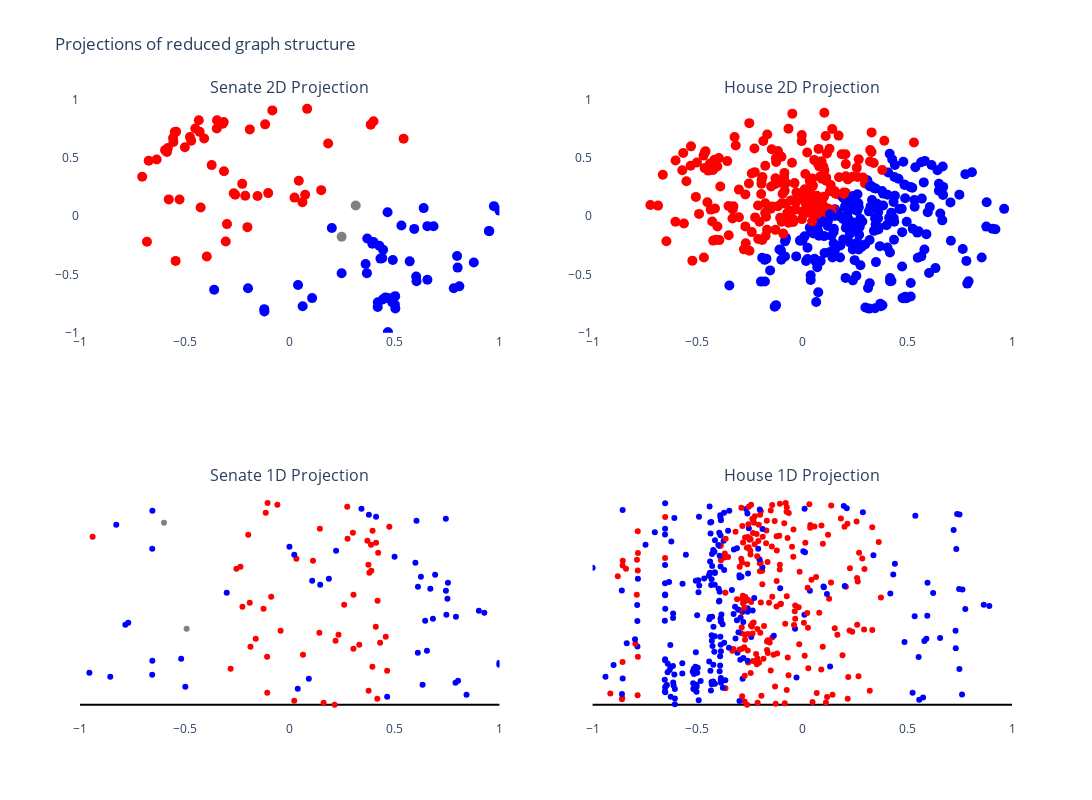

Source (notebook cell):
### Markdown cell above
# Projection of the minimum graph 1d

### Code cell
import plotly.graph_objects as go
from plotly.subplots import make_subplots
import pandas as pd

# Assuming DATABASE is already defined
senate: pd.DataFrame = DATABASE[DATABASE["chamber"] == "Senate"]
house: pd.DataFrame = DATABASE[DATABASE["chamber"] == "House"]

# Create a 2x2 subplot
fig = make_subplots(
    rows=2,
    cols=2,
    shared_xaxes=True,
    subplot_titles=(
        "Senate 2D Projection",
        "House 2D Projection",
        "Senate 1D Projection",
        "House 1D Projection",
    ),
)

# Add 2D projections for Senate
fig.add_trace(
    go.Scatter(
        x=senate["minimum-projection-2d_x"],
        y=senate["minimum-projection-2d_y"],
        mode="markers",
        marker=dict(
            size=10,
            color=senate["color"],
            colorscale="RdBu",
            showscale=False,
        ),
        text=senate["bioname"],
    ),
    row=1,
    col=1,
)

# Add 2D projections for House
fig.add_trace(
    go.Scatter(
        x=house["minimum-projection-2d_x"],
        y=house["minimum-projection-2d_y"],
        mode="markers",
        marker=dict(
            size=10,
            color=house["color"],
            colorscale="RdBu",
            showscale=False,
        ),
        text=house["bioname"],
    ),
    row=1,
    col=2,
)

# Add 1D projections for Senate
fig.add_trace(
    go.Scatter(
        x=senate["minimum-projection-1d"],
        mode="markers",
        marker_color=senate["color"],
    ),
    row=2,
    col=1,
)

# Add 1D projections for House
fig.add_trace(
    go.Scatter(
        x=house["minimum-projection-1d"],
        mode="markers",
        marker_color=house["color"],
    ),
    row=2,
    col=2,
)

# Update layout for the combined figure
fig.update_layout(
    title="Projections of reduced graph structure",
    height=800,
    width=1200,
    showlegend=False,
    paper_bgcolor="rgba(0,0,0,0)",
    plot_bgcolor="rgba(0,0,0,0)",
    autosize=False,
)

# Update y-axes and x-axes as needed
fig.update_yaxes(showticklabels=True, range=[-1, 1], row=1)
fig.update_yaxes(zerolinecolor="black", showticklabels=False, row=2)
fig.update_xaxes(showticklabels=True, range=[-1, 1])

# Save and show the figure
fig.write_image(ASSETS_DIR / f"vector-projection-minimum.png")
fig.show()

### Figure 1 — Plotly figure (JSON) as saved in the notebook; plotly's stock layout.template omitted (floating-point values rounded to 4 significant figures; data arrays with more than 128 entries replaced by an {"elided": "..."} marker saying what was removed)
{"data": [{"marker": {"color": ["red", "red", "red", "red", "blue", "blue", "red", "red", "blue", "blue", "blue", "blue", "blue", "blue", "blue", "blue", "blue", "red", "red", "red", "blue", "blue", "blue", "blue", "red", "red", "blue", "blue", "red", "red", "red", "red", "red", "red", "red", "red", "red", "red", "gray", "red", "blue", "blue", "blue", "blue", "blue", "blue", "blue", "blue", "red", "red", "red", "red", "red", "blue", "red", "red", "blue", "blue", "blue", "blue", "blue", "blue", "blue", "blue", "blue", "blue", "red", "red", "red", "red", "red", "blue", "red", "red", "blue", "blue", "red", "blue", "blue", "blue", "red", "red", "red", "red", "red", "red", "red", "red", "red", "red", "blue", "gray", "blue", "blue", "blue", "blue", "red", "blue", "blue", "red", "red", "red"], "colorscale": [[0, "rgb(103,0,31)"], [0.1, "rgb(178,24,43)"], [0.2, "rgb(214,96,77)"], [0.3, "rgb(244,165,130)"], [0.4, "rgb(253,219,199)"], [0.5, "rgb(247,247,247)"], [0.6, "rgb(209,229,240)"], [0.7, "rgb(146,197,222)"], [0.8, "rgb(67,147,195)"], [0.9, "rgb(33,102,172)"], [1, "rgb(5,48,97)"]], "showscale": false, "size": 10}, "mode": "markers", "text": ["TUBERVILLE, Thomas Hawley (Tommy)", "SHELBY, Richard C.", "MURKOWSKI, Lisa", "SULLIVAN, Daniel Scott", "SINEMA, Kyrsten", "KELLY, Mark Edward", "BOOZMAN, John", "COTTON, Tom", "HARRIS, Kamala Devi", "PADILLA, Alejandro (Alex)", "FEINSTEIN, Dianne", "BENNET, Michael F.", "HICKENLOOPER, John Wright", "MURPHY, Christopher", "BLUMENTHAL, Richard", "CARPER, Thomas Richard", "COONS, Christopher A.", "RUBIO, Marco", "SCOTT, Richard Lynn (Rick)", "LOEFFLER, Kelly", "OSSOFF, Thomas Jonathan (Jon)", "WARNOCK, Raphael Gamaliel", "HIRONO, Mazie", "SCHATZ, Brian Emanuel", "CRAPO, Michael Dean", "RISCH, James", "DURBIN, Richard Joseph", "DUCKWORTH, Tammy", "YOUNG, Todd", "BRAUN, Michael", "GRASSLEY, Charles Ernest", "ERNST, Joni", "MARSHALL, Roger Wayne", "MORAN, Jerry", "McCONNELL, Addison Mitchell (Mitch)", "PAUL, Rand", "CASSIDY, Bill", "KENNEDY, John Neely", "KING, Angus Stanley, Jr.", "COLLINS, Susan Margaret", "CARDIN, Benjamin Louis", "VAN HOLLEN, Christopher", "MARKEY, Edward John", "WARREN, Elizabeth", "PETERS, Gary C.", "STABENOW, Deborah Ann", "KLOBUCHAR, Amy", "SMITH, Tina", "WICKER, Roger F.", "HYDE-SMITH, Cindy", "BLUNT, Roy", "HAWLEY, Joshua David", "DAINES, Steve", "TESTER, Jon", "FISCHER, Debra (Deb)", "SASSE, Benjamin Eric", "ROSEN, Jacklyn Sheryl", "CORTEZ MASTO, Catherine Marie", "SHAHEEN, Jeanne", "HASSAN, Margaret (Maggie)", "MENENDEZ, Robert", "BOOKER, Cory Anthony", "HEINRICH, Martin", "LUJÁN, Ben Ray", "SCHUMER, Charles Ellis (Chuck)", "GILLIBRAND, Kirsten", "BURR, Richard M.", "TILLIS, Thomas Roland (Thom)", "CRAMER, Kevin", "HOEVEN, John", "PORTMAN, Robert Jones (Rob)", "BROWN, Sherrod", "INHOFE, James Mountain", "LANKFORD, James", "WYDEN, Ronald Lee", "MERKLEY, Jeff", "TOOMEY, Patrick Joseph", "CASEY, Robert (Bob), Jr.", "REED, John F. (Jack)", "WHITEHOUSE, Sheldon", "SCOTT, Tim", "GRAHAM, Lindsey O.", "THUNE, John", "ROUNDS, Marion Michael (Mike)", "BLACKBURN, Marsha", "HAGERTY, William Francis (Bill)", "CORNYN, John", "CRUZ, Rafael Edward (Ted)", "LEE, Mike", "ROMNEY, Willard Mitt (Mitt)", "LEAHY, Patrick Joseph", "SANDERS, Bernard", "WARNER, Mark", "KAINE, Timothy Michael (Tim)", "CANTWELL, Maria E.", "MURRAY, Patty", "CAPITO, Shelley Moore", "MANCHIN, Joe, III", "BALDWIN, Tammy", "JOHNSON, Ron", "LUMMIS, Cynthia M.", "BARRASSO, John A."], "type": "scatter", "x": [-0.5766, -0.6807, -0.4247, -0.5942, 0.3681, 0.5038, 0.5431, -0.4696, 0.362, 0.2009, 0.8778, 0.4198, 0.5016, 0.2476, 0.4454, 0.4001, 0.6859, -0.548, 0.1503, -0.5853, 0.4685, 0.4679, 0.5327, 0.4667, -0.2119, -0.1902, 0.9738, 1, -0.3149, 0.06064, -0.7034, -0.5561, -0.544, -0.3955, -0.5418, -0.3722, -0.5254, -0.2601, 0.3149, -0.5811, 0.3698, 0.3939, 0.809, 0.7826, 0.489, 0.4566, -0.1206, -0.1212, -0.2991, -0.3049, 0.08313, 0.04345, -0.5548, 0.4695, 0.1833, -0.408, 0.6566, 0.5029, 0.6568, 0.6032, 0.03978, 0.4433, 0.4916, 0.5722, 0.7982, 0.8008, -0.4294, -0.4757, 0.07362, 0.02304, -0.3476, 0.6049, 0.3997, 0.3863, 0.1069, 0.4412, -0.4502, -0.1988, 0.594, 0.4328, -0.6343, -0.6723, -0.3466, -0.3196, -0.2264, -0.2017, -0.1172, -0.4998, -0.3134, -0.4334, 0.4272, 0.2476, 0.06182, 0.4202, 0.9517, 0.9498, -0.1026, 0.6389, -0.3601, -0.08281, -0.2669, -0.1535], "xaxis": "x", "y": [0.1452, -0.22, 0.07497, 0.5688, -0.4895, -0.794, 0.6677, 0.6499, -0.41, -0.1011, -0.3973, -0.7805, -0.7605, -0.4898, -0.288, -0.2213, -0.08589, 0.7237, 0.2245, 0.5531, -0.9984, -1, -0.0801, 0.03453, 0.1766, 0.7472, 0.08682, 0.04867, 0.8097, 0.1214, 0.3401, 0.6735, -0.384, -0.3464, 0.7277, 0.44, 0.1443, 0.1854, 0.09177, 0.5869, -0.1913, -0.2371, -0.6018, -0.6197, -0.7391, -0.6982, -0.8185, -0.799, -0.06773, -0.2173, 0.9238, 0.3048, 0.6386, -0.7025, 0.6257, 0.6694, -0.08506, -0.6873, -0.5465, -0.5189, -0.5919, -0.7166, -0.3762, -0.3879, -0.3418, -0.4418, 0.7258, 0.6817, 0.1853, 0.1604, 0.755, -0.5596, 0.8176, 0.788, -0.7042, -0.3604, 0.7546, -0.6188, -0.1087, -0.3645, 0.4888, 0.4769, 0.8262, 0.7951, 0.2785, -0.09373, 0.7904, 0.5938, 0.3867, 0.8265, -0.2542, -0.1762, -0.7748, -0.7397, -0.1282, -0.127, 0.1991, 0.07006, -0.6326, 0.9105, 0.1974, 0.1739], "yaxis": "y"}, {"marker": {"color": {"elided": "455 str values"}, "colorscale": [[0, "rgb(103,0,31)"], [0.1, "rgb(178,24,43)"], [0.2, "rgb(214,96,77)"], [0.3, "rgb(244,165,130)"], [0.4, "rgb(253,219,199)"], [0.5, "rgb(247,247,247)"], [0.6, "rgb(209,229,240)"], [0.7, "rgb(146,197,222)"], [0.8, "rgb(67,147,195)"], [0.9, "rgb(33,102,172)"], [1, "rgb(5,48,97)"]], "showscale": false, "size": 10}, "mode": "markers", "text": {"elided": "455 str values"}, "type": "scatter", "x": {"elided": "455 float values"}, "xaxis": "x2", "y": {"elided": "455 float values"}, "yaxis": "y2"}, {"marker": {"color": ["red", "red", "red", "red", "blue", "blue", "red", "red", "blue", "blue", "blue", "blue", "blue", "blue", "blue", "blue", "blue", "red", "red", "red", "blue", "blue", "blue", "blue", "red", "red", "blue", "blue", "red", "red", "red", "red", "red", "red", "red", "red", "red", "red", "gray", "red", "blue", "blue", "blue", "blue", "blue", "blue", "blue", "blue", "red", "red", "red", "red", "red", "blue", "red", "red", "blue", "blue", "blue", "blue", "blue", "blue", "blue", "blue", "blue", "blue", "red", "red", "red", "red", "red", "blue", "red", "red", "blue", "blue", "red", "blue", "blue", "blue", "red", "red", "red", "red", "red", "red", "red", "red", "red", "red", "blue", "gray", "blue", "blue", "blue", "blue", "red", "blue", "blue", "red", "red", "red"]}, "mode": "markers", "type": "scatter", "x": [0.2141, 0.1614, 0.02154, 0.4175, 0.4649, 0.8432, -0.1071, 0.3764, 0.03831, -0.4978, 0.6337, 0.7906, 0.8029, 0.09116, -0.8557, -0.6556, -0.9552, 0.4647, -0.2817, 0.3943, 0.9997, 1, -0.6551, -0.5175, -0.1078, 0.06333, 0.6109, 0.6545, 0.3038, -0.1871, 0.3317, 0.4312, 0.2187, -0.162, 0.4579, 0.2326, 0.1415, -0.04342, -0.4915, 0.4105, -0.7838, -0.7699, 0.646, 0.683, 0.7928, 0.7471, 0.928, 0.9021, -0.1249, -0.2255, 0.2598, -0.1905, 0.419, 0.7522, -0.08815, 0.3042, -0.3003, 0.7449, 0.6707, 0.6116, 0.1454, 0.7546, 0.1072, 0.1868, 0.6257, 0.6935, 0.38, 0.3889, -0.254, -0.2349, 0.3755, 0.5994, 0.1111, 0.03176, 0.5001, 0.02174, 0.4219, 0.2212, -0.6555, -0.001161, 0.3879, 0.4117, 0.3703, 0.2759, -0.9399, -0.1977, 0.3014, 0.3951, 0.1439, 0.475, -0.827, -0.5994, 0.6047, 0.7445, 0.4118, 0.3775, -0.1143, -0.6547, 0.3423, 0.2744, -0.05886, -0.1055], "xaxis": "x3", "yaxis": "y3"}, {"marker": {"color": {"elided": "455 str values"}}, "mode": "markers", "type": "scatter", "x": {"elided": "455 float values"}, "xaxis": "x4", "yaxis": "y4"}], "layout": {"annotations": [{"font": {"size": 16}, "showarrow": false, "text": "Senate 2D Projection", "x": 0.225, "xanchor": "center", "xref": "paper", "y": 1, "yanchor": "bottom", "yref": "paper"}, {"font": {"size": 16}, "showarrow": false, "text": "House 2D Projection", "x": 0.775, "xanchor": "center", "xref": "paper", "y": 1, "yanchor": "bottom", "yref": "paper"}, {"font": {"size": 16}, "showarrow": false, "text": "Senate 1D Projection", "x": 0.225, "xanchor": "center", "xref": "paper", "y": 0.375, "yanchor": "bottom", "yref": "paper"}, {"font": {"size": 16}, "showarrow": false, "text": "House 1D Projection", "x": 0.775, "xanchor": "center", "xref": "paper", "y": 0.375, "yanchor": "bottom", "yref": "paper"}], "autosize": false, "height": 800, "paper_bgcolor": "rgba(0,0,0,0)", "plot_bgcolor": "rgba(0,0,0,0)", "showlegend": false, "title": {"text": "Projections of reduced graph structure"}, "width": 1200, "xaxis": {"anchor": "y", "domain": [0, 0.45], "matches": "x3", "range": [-1, 1], "showticklabels": true}, "xaxis2": {"anchor": "y2", "domain": [0.55, 1], "matches": "x4", "range": [-1, 1], "showticklabels": true}, "xaxis3": {"anchor": "y3", "domain": [0, 0.45], "range": [-1, 1], "showticklabels": true}, "xaxis4": {"anchor": "y4", "domain": [0.55, 1], "range": [-1, 1], "showticklabels": true}, "yaxis": {"anchor": "x", "domain": [0.625, 1], "range": [-1, 1], "showticklabels": true}, "yaxis2": {"anchor": "x2", "domain": [0.625, 1], "range": [-1, 1], "showticklabels": true}, "yaxis3": {"anchor": "x3", "domain": [0, 0.375], "showticklabels": false, "zerolinecolor": "black"}, "yaxis4": {"anchor": "x4", "domain": [0, 0.375], "showticklabels": false, "zerolinecolor": "black"}}}
